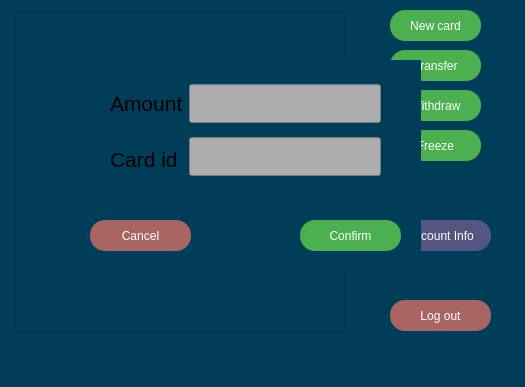
<?xml version="1.0" encoding="UTF-8"?>
<ui version="4.0">
 <class>DepositManager</class>
 <widget class="QMainWindow" name="DepositManager">
  <property name="geometry">
   <rect>
    <x>0</x>
    <y>0</y>
    <width>525</width>
    <height>387</height>
   </rect>
  </property>
  <property name="windowTitle">
   <string>MainWindow</string>
  </property>
  <property name="styleSheet">
   <string notr="true">background-color: rgb(0, 61, 89);</string>
  </property>
  <widget class="QWidget" name="centralwidget">
   <widget class="QPushButton" name="new_card_but">
    <property name="geometry">
     <rect>
      <x>390</x>
      <y>10</y>
      <width>101</width>
      <height>31</height>
     </rect>
    </property>
    <property name="font">
     <font>
      <pointsize>-1</pointsize>
      <underline>false</underline>
      <strikeout>false</strikeout>
     </font>
    </property>
    <property name="cursor">
     <cursorShape>PointingHandCursor</cursorShape>
    </property>
    <property name="styleSheet">
     <string notr="true">QPushButton {
  font-size: 12px;
  text-align: center;
  text-decoration: none;
  outline: none;
  color: #fff;
  background-color: #4CAF50;
  border: none;
  border-radius: 15px;
  margin-right: 10px;
}
QPushButton:hover{
 background-color: rgb(85, 195, 89);
}</string>
    </property>
    <property name="text">
     <string>New card</string>
    </property>
   </widget>
   <widget class="QPushButton" name="transfer_but">
    <property name="geometry">
     <rect>
      <x>390</x>
      <y>50</y>
      <width>101</width>
      <height>31</height>
     </rect>
    </property>
    <property name="font">
     <font>
      <pointsize>-1</pointsize>
      <underline>false</underline>
      <strikeout>false</strikeout>
     </font>
    </property>
    <property name="cursor">
     <cursorShape>PointingHandCursor</cursorShape>
    </property>
    <property name="styleSheet">
     <string notr="true">QPushButton {
  font-size: 12px;
  text-align: center;
  text-decoration: none;
  outline: none;
  color: #fff;
  background-color: #4CAF50;
  border: none;
  border-radius: 15px;
  margin-right: 10px;
}
QPushButton:hover{
 background-color: rgb(85, 195, 89);
}</string>
    </property>
    <property name="text">
     <string>Transfer</string>
    </property>
   </widget>
   <widget class="QPushButton" name="withdraw_but">
    <property name="geometry">
     <rect>
      <x>390</x>
      <y>90</y>
      <width>101</width>
      <height>31</height>
     </rect>
    </property>
    <property name="font">
     <font>
      <pointsize>-1</pointsize>
      <underline>false</underline>
      <strikeout>false</strikeout>
     </font>
    </property>
    <property name="cursor">
     <cursorShape>PointingHandCursor</cursorShape>
    </property>
    <property name="styleSheet">
     <string notr="true">QPushButton {
  font-size: 12px;
  text-align: center;
  text-decoration: none;
  outline: none;
  color: #fff;
  background-color: #4CAF50;
  border: none;
  border-radius: 15px;
  margin-right: 10px;
}
QPushButton:hover{
 background-color: rgb(85, 195, 89);
}</string>
    </property>
    <property name="text">
     <string>Withdraw</string>
    </property>
   </widget>
   <widget class="QPushButton" name="freeze_but">
    <property name="geometry">
     <rect>
      <x>390</x>
      <y>130</y>
      <width>101</width>
      <height>31</height>
     </rect>
    </property>
    <property name="font">
     <font>
      <pointsize>-1</pointsize>
      <underline>false</underline>
      <strikeout>false</strikeout>
     </font>
    </property>
    <property name="cursor">
     <cursorShape>PointingHandCursor</cursorShape>
    </property>
    <property name="styleSheet">
     <string notr="true">QPushButton {
  font-size: 12px;
  text-align: center;
  text-decoration: none;
  outline: none;
  color: #fff;
  background-color: #4CAF50;
  border: none;
  border-radius: 15px;
  margin-right: 10px;
}
QPushButton:hover{
 background-color: rgb(85, 195, 89);
}</string>
    </property>
    <property name="text">
     <string>Freeze</string>
    </property>
   </widget>
   <widget class="QPushButton" name="log_out_but">
    <property name="geometry">
     <rect>
      <x>390</x>
      <y>300</y>
      <width>101</width>
      <height>31</height>
     </rect>
    </property>
    <property name="font">
     <font>
      <pointsize>-1</pointsize>
      <underline>false</underline>
      <strikeout>false</strikeout>
     </font>
    </property>
    <property name="cursor">
     <cursorShape>PointingHandCursor</cursorShape>
    </property>
    <property name="styleSheet">
     <string notr="true">QPushButton {
  font-size: 12px;
  text-align: center;
  text-decoration: none;
  outline: none;
  color: #fff;
  background-color: rgb(170, 101, 99);
  border: none;
  border-radius: 15px;
}
QPushButton:hover{
 background-color: rgb(85, 195, 89);
}</string>
    </property>
    <property name="text">
     <string>Log out</string>
    </property>
   </widget>
   <widget class="QPushButton" name="info_but">
    <property name="geometry">
     <rect>
      <x>390</x>
      <y>220</y>
      <width>101</width>
      <height>31</height>
     </rect>
    </property>
    <property name="font">
     <font>
      <pointsize>-1</pointsize>
      <underline>false</underline>
      <strikeout>false</strikeout>
     </font>
    </property>
    <property name="cursor">
     <cursorShape>PointingHandCursor</cursorShape>
    </property>
    <property name="styleSheet">
     <string notr="true">QPushButton {
  font-size: 12px;
  text-align: center;
  text-decoration: none;
  outline: none;
  color: #fff;
  background-color: rgb(85, 85, 127);
  border: none;
  border-radius: 15px;
}
QPushButton:hover{
 background-color: rgb(85, 195, 89);
}</string>
    </property>
    <property name="text">
     <string>Account Info</string>
    </property>
   </widget>
   <widget class="QTableWidget" name="tableWidget">
    <property name="geometry">
     <rect>
      <x>15</x>
      <y>11</y>
      <width>331</width>
      <height>321</height>
     </rect>
    </property>
    <property name="palette">
     <palette>
      <active>
       <colorrole role="WindowText">
        <brush brushstyle="SolidPattern">
         <color alpha="255">
          <red>255</red>
          <green>255</green>
          <blue>255</blue>
         </color>
        </brush>
       </colorrole>
       <colorrole role="Button">
        <brush brushstyle="SolidPattern">
         <color alpha="255">
          <red>0</red>
          <green>61</green>
          <blue>89</blue>
         </color>
        </brush>
       </colorrole>
       <colorrole role="Light">
        <brush brushstyle="SolidPattern">
         <color alpha="255">
          <red>255</red>
          <green>255</green>
          <blue>255</blue>
         </color>
        </brush>
       </colorrole>
       <colorrole role="Midlight">
        <brush brushstyle="SolidPattern">
         <color alpha="255">
          <red>227</red>
          <green>227</green>
          <blue>227</blue>
         </color>
        </brush>
       </colorrole>
       <colorrole role="Dark">
        <brush brushstyle="SolidPattern">
         <color alpha="255">
          <red>31</red>
          <green>31</green>
          <blue>31</blue>
         </color>
        </brush>
       </colorrole>
       <colorrole role="Mid">
        <brush brushstyle="SolidPattern">
         <color alpha="255">
          <red>175</red>
          <green>175</green>
          <blue>175</blue>
         </color>
        </brush>
       </colorrole>
       <colorrole role="Text">
        <brush brushstyle="SolidPattern">
         <color alpha="255">
          <red>255</red>
          <green>255</green>
          <blue>255</blue>
         </color>
        </brush>
       </colorrole>
       <colorrole role="BrightText">
        <brush brushstyle="SolidPattern">
         <color alpha="255">
          <red>255</red>
          <green>51</green>
          <blue>51</blue>
         </color>
        </brush>
       </colorrole>
       <colorrole role="ButtonText">
        <brush brushstyle="SolidPattern">
         <color alpha="255">
          <red>255</red>
          <green>255</green>
          <blue>255</blue>
         </color>
        </brush>
       </colorrole>
       <colorrole role="Base">
        <brush brushstyle="SolidPattern">
         <color alpha="255">
          <red>0</red>
          <green>61</green>
          <blue>89</blue>
         </color>
        </brush>
       </colorrole>
       <colorrole role="Window">
        <brush brushstyle="SolidPattern">
         <color alpha="255">
          <red>0</red>
          <green>61</green>
          <blue>89</blue>
         </color>
        </brush>
       </colorrole>
       <colorrole role="Shadow">
        <brush brushstyle="SolidPattern">
         <color alpha="255">
          <red>105</red>
          <green>105</green>
          <blue>105</blue>
         </color>
        </brush>
       </colorrole>
       <colorrole role="Highlight">
        <brush brushstyle="SolidPattern">
         <color alpha="170">
          <red>0</red>
          <green>0</green>
          <blue>0</blue>
         </color>
        </brush>
       </colorrole>
       <colorrole role="HighlightedText">
        <brush brushstyle="SolidPattern">
         <color alpha="255">
          <red>255</red>
          <green>255</green>
          <blue>255</blue>
         </color>
        </brush>
       </colorrole>
       <colorrole role="Link">
        <brush brushstyle="SolidPattern">
         <color alpha="255">
          <red>0</red>
          <green>122</green>
          <blue>244</blue>
         </color>
        </brush>
       </colorrole>
       <colorrole role="LinkVisited">
        <brush brushstyle="SolidPattern">
         <color alpha="255">
          <red>165</red>
          <green>122</green>
          <blue>255</blue>
         </color>
        </brush>
       </colorrole>
       <colorrole role="AlternateBase">
        <brush brushstyle="SolidPattern">
         <color alpha="255">
          <red>53</red>
          <green>54</green>
          <blue>55</blue>
         </color>
        </brush>
       </colorrole>
       <colorrole role="NoRole">
        <brush brushstyle="SolidPattern">
         <color alpha="255">
          <red>0</red>
          <green>0</green>
          <blue>0</blue>
         </color>
        </brush>
       </colorrole>
       <colorrole role="ToolTipBase">
        <brush brushstyle="SolidPattern">
         <color alpha="255">
          <red>17</red>
          <green>17</green>
          <blue>17</blue>
         </color>
        </brush>
       </colorrole>
       <colorrole role="ToolTipText">
        <brush brushstyle="SolidPattern">
         <color alpha="255">
          <red>218</red>
          <green>218</green>
          <blue>218</blue>
         </color>
        </brush>
       </colorrole>
       <colorrole role="PlaceholderText">
        <brush brushstyle="SolidPattern">
         <color alpha="255">
          <red>255</red>
          <green>255</green>
          <blue>255</blue>
         </color>
        </brush>
       </colorrole>
      </active>
      <inactive>
       <colorrole role="WindowText">
        <brush brushstyle="SolidPattern">
         <color alpha="255">
          <red>255</red>
          <green>255</green>
          <blue>255</blue>
         </color>
        </brush>
       </colorrole>
       <colorrole role="Button">
        <brush brushstyle="SolidPattern">
         <color alpha="255">
          <red>0</red>
          <green>61</green>
          <blue>89</blue>
         </color>
        </brush>
       </colorrole>
       <colorrole role="Light">
        <brush brushstyle="SolidPattern">
         <color alpha="255">
          <red>255</red>
          <green>255</green>
          <blue>255</blue>
         </color>
        </brush>
       </colorrole>
       <colorrole role="Midlight">
        <brush brushstyle="SolidPattern">
         <color alpha="255">
          <red>227</red>
          <green>227</green>
          <blue>227</blue>
         </color>
        </brush>
       </colorrole>
       <colorrole role="Dark">
        <brush brushstyle="SolidPattern">
         <color alpha="255">
          <red>31</red>
          <green>31</green>
          <blue>31</blue>
         </color>
        </brush>
       </colorrole>
       <colorrole role="Mid">
        <brush brushstyle="SolidPattern">
         <color alpha="255">
          <red>175</red>
          <green>175</green>
          <blue>175</blue>
         </color>
        </brush>
       </colorrole>
       <colorrole role="Text">
        <brush brushstyle="SolidPattern">
         <color alpha="255">
          <red>255</red>
          <green>255</green>
          <blue>255</blue>
         </color>
        </brush>
       </colorrole>
       <colorrole role="BrightText">
        <brush brushstyle="SolidPattern">
         <color alpha="255">
          <red>255</red>
          <green>51</green>
          <blue>51</blue>
         </color>
        </brush>
       </colorrole>
       <colorrole role="ButtonText">
        <brush brushstyle="SolidPattern">
         <color alpha="255">
          <red>255</red>
          <green>255</green>
          <blue>255</blue>
         </color>
        </brush>
       </colorrole>
       <colorrole role="Base">
        <brush brushstyle="SolidPattern">
         <color alpha="255">
          <red>0</red>
          <green>61</green>
          <blue>89</blue>
         </color>
        </brush>
       </colorrole>
       <colorrole role="Window">
        <brush brushstyle="SolidPattern">
         <color alpha="255">
          <red>0</red>
          <green>61</green>
          <blue>89</blue>
         </color>
        </brush>
       </colorrole>
       <colorrole role="Shadow">
        <brush brushstyle="SolidPattern">
         <color alpha="255">
          <red>105</red>
          <green>105</green>
          <blue>105</blue>
         </color>
        </brush>
       </colorrole>
       <colorrole role="Highlight">
        <brush brushstyle="SolidPattern">
         <color alpha="170">
          <red>31</red>
          <green>117</green>
          <blue>204</blue>
         </color>
        </brush>
       </colorrole>
       <colorrole role="HighlightedText">
        <brush brushstyle="SolidPattern">
         <color alpha="255">
          <red>255</red>
          <green>255</green>
          <blue>255</blue>
         </color>
        </brush>
       </colorrole>
       <colorrole role="Link">
        <brush brushstyle="SolidPattern">
         <color alpha="255">
          <red>0</red>
          <green>122</green>
          <blue>244</blue>
         </color>
        </brush>
       </colorrole>
       <colorrole role="LinkVisited">
        <brush brushstyle="SolidPattern">
         <color alpha="255">
          <red>165</red>
          <green>122</green>
          <blue>255</blue>
         </color>
        </brush>
       </colorrole>
       <colorrole role="AlternateBase">
        <brush brushstyle="SolidPattern">
         <color alpha="255">
          <red>53</red>
          <green>54</green>
          <blue>55</blue>
         </color>
        </brush>
       </colorrole>
       <colorrole role="NoRole">
        <brush brushstyle="NoBrush">
         <color alpha="255">
          <red>0</red>
          <green>0</green>
          <blue>0</blue>
         </color>
        </brush>
       </colorrole>
       <colorrole role="ToolTipBase">
        <brush brushstyle="SolidPattern">
         <color alpha="255">
          <red>17</red>
          <green>17</green>
          <blue>17</blue>
         </color>
        </brush>
       </colorrole>
       <colorrole role="ToolTipText">
        <brush brushstyle="SolidPattern">
         <color alpha="255">
          <red>218</red>
          <green>218</green>
          <blue>218</blue>
         </color>
        </brush>
       </colorrole>
       <colorrole role="PlaceholderText">
        <brush brushstyle="SolidPattern">
         <color alpha="255">
          <red>255</red>
          <green>255</green>
          <blue>255</blue>
         </color>
        </brush>
       </colorrole>
      </inactive>
      <disabled>
       <colorrole role="WindowText">
        <brush brushstyle="SolidPattern">
         <color alpha="255">
          <red>255</red>
          <green>255</green>
          <blue>255</blue>
         </color>
        </brush>
       </colorrole>
       <colorrole role="Button">
        <brush brushstyle="SolidPattern">
         <color alpha="255">
          <red>0</red>
          <green>61</green>
          <blue>89</blue>
         </color>
        </brush>
       </colorrole>
       <colorrole role="Light">
        <brush brushstyle="SolidPattern">
         <color alpha="255">
          <red>255</red>
          <green>255</green>
          <blue>255</blue>
         </color>
        </brush>
       </colorrole>
       <colorrole role="Midlight">
        <brush brushstyle="SolidPattern">
         <color alpha="255">
          <red>247</red>
          <green>247</green>
          <blue>247</blue>
         </color>
        </brush>
       </colorrole>
       <colorrole role="Dark">
        <brush brushstyle="SolidPattern">
         <color alpha="255">
          <red>31</red>
          <green>31</green>
          <blue>31</blue>
         </color>
        </brush>
       </colorrole>
       <colorrole role="Mid">
        <brush brushstyle="SolidPattern">
         <color alpha="255">
          <red>175</red>
          <green>175</green>
          <blue>175</blue>
         </color>
        </brush>
       </colorrole>
       <colorrole role="Text">
        <brush brushstyle="SolidPattern">
         <color alpha="255">
          <red>255</red>
          <green>255</green>
          <blue>255</blue>
         </color>
        </brush>
       </colorrole>
       <colorrole role="BrightText">
        <brush brushstyle="SolidPattern">
         <color alpha="255">
          <red>255</red>
          <green>51</green>
          <blue>51</blue>
         </color>
        </brush>
       </colorrole>
       <colorrole role="ButtonText">
        <brush brushstyle="SolidPattern">
         <color alpha="255">
          <red>255</red>
          <green>255</green>
          <blue>255</blue>
         </color>
        </brush>
       </colorrole>
       <colorrole role="Base">
        <brush brushstyle="SolidPattern">
         <color alpha="255">
          <red>0</red>
          <green>61</green>
          <blue>89</blue>
         </color>
        </brush>
       </colorrole>
       <colorrole role="Window">
        <brush brushstyle="SolidPattern">
         <color alpha="255">
          <red>0</red>
          <green>61</green>
          <blue>89</blue>
         </color>
        </brush>
       </colorrole>
       <colorrole role="Shadow">
        <brush brushstyle="SolidPattern">
         <color alpha="255">
          <red>0</red>
          <green>0</green>
          <blue>0</blue>
         </color>
        </brush>
       </colorrole>
       <colorrole role="Highlight">
        <brush brushstyle="SolidPattern">
         <color alpha="170">
          <red>31</red>
          <green>117</green>
          <blue>204</blue>
         </color>
        </brush>
       </colorrole>
       <colorrole role="HighlightedText">
        <brush brushstyle="SolidPattern">
         <color alpha="255">
          <red>255</red>
          <green>255</green>
          <blue>255</blue>
         </color>
        </brush>
       </colorrole>
       <colorrole role="Link">
        <brush brushstyle="SolidPattern">
         <color alpha="255">
          <red>0</red>
          <green>122</green>
          <blue>244</blue>
         </color>
        </brush>
       </colorrole>
       <colorrole role="LinkVisited">
        <brush brushstyle="SolidPattern">
         <color alpha="255">
          <red>165</red>
          <green>122</green>
          <blue>255</blue>
         </color>
        </brush>
       </colorrole>
       <colorrole role="AlternateBase">
        <brush brushstyle="SolidPattern">
         <color alpha="255">
          <red>53</red>
          <green>54</green>
          <blue>55</blue>
         </color>
        </brush>
       </colorrole>
       <colorrole role="NoRole">
        <brush brushstyle="NoBrush">
         <color alpha="255">
          <red>0</red>
          <green>0</green>
          <blue>0</blue>
         </color>
        </brush>
       </colorrole>
       <colorrole role="ToolTipBase">
        <brush brushstyle="SolidPattern">
         <color alpha="255">
          <red>17</red>
          <green>17</green>
          <blue>17</blue>
         </color>
        </brush>
       </colorrole>
       <colorrole role="ToolTipText">
        <brush brushstyle="SolidPattern">
         <color alpha="255">
          <red>218</red>
          <green>218</green>
          <blue>218</blue>
         </color>
        </brush>
       </colorrole>
       <colorrole role="PlaceholderText">
        <brush brushstyle="SolidPattern">
         <color alpha="255">
          <red>255</red>
          <green>255</green>
          <blue>255</blue>
         </color>
        </brush>
       </colorrole>
      </disabled>
     </palette>
    </property>
    <property name="font">
     <font>
      <pointsize>14</pointsize>
     </font>
    </property>
    <property name="styleSheet">
     <string notr="true">color: rgb(255, 255, 255);
gridline-color: rgb(255, 255, 255);</string>
    </property>
    <property name="editTriggers">
     <set>QAbstractItemView::NoEditTriggers</set>
    </property>
    <property name="showGrid">
     <bool>true</bool>
    </property>
    <attribute name="horizontalHeaderVisible">
     <bool>false</bool>
    </attribute>
    <attribute name="verticalHeaderVisible">
     <bool>false</bool>
    </attribute>
   </widget>
   <widget class="QWidget" name="transfer_widget" native="true">
    <property name="geometry">
     <rect>
      <x>70</x>
      <y>60</y>
      <width>351</width>
      <height>211</height>
     </rect>
    </property>
    <widget class="QPushButton" name="confirm_but">
     <property name="geometry">
      <rect>
       <x>230</x>
       <y>160</y>
       <width>101</width>
       <height>31</height>
      </rect>
     </property>
     <property name="font">
      <font>
       <pointsize>-1</pointsize>
       <underline>false</underline>
       <strikeout>false</strikeout>
      </font>
     </property>
     <property name="cursor">
      <cursorShape>PointingHandCursor</cursorShape>
     </property>
     <property name="styleSheet">
      <string notr="true">QPushButton {
  font-size: 12px;
  text-align: center;
  text-decoration: none;
  outline: none;
  color: #fff;
  background-color: #4CAF50;
  border: none;
  border-radius: 15px;
}
QPushButton:hover{
 background-color: rgb(85, 195, 89);
}</string>
     </property>
     <property name="text">
      <string>Confirm</string>
     </property>
    </widget>
    <widget class="QWidget" name="layoutWidget">
     <property name="geometry">
      <rect>
       <x>40</x>
       <y>20</y>
       <width>271</width>
       <height>102</height>
      </rect>
     </property>
     <layout class="QHBoxLayout" name="horizontalLayout_2">
      <item>
       <layout class="QVBoxLayout" name="verticalLayout_3">
        <property name="spacing">
         <number>10</number>
        </property>
        <item>
         <widget class="QLabel" name="amount_label">
          <property name="font">
           <font>
            <pointsize>16</pointsize>
           </font>
          </property>
          <property name="text">
           <string>Amount</string>
          </property>
         </widget>
        </item>
        <item>
         <widget class="QLabel" name="id_label">
          <property name="font">
           <font>
            <pointsize>16</pointsize>
           </font>
          </property>
          <property name="text">
           <string>Card id</string>
          </property>
         </widget>
        </item>
       </layout>
      </item>
      <item>
       <layout class="QVBoxLayout" name="verticalLayout_4">
        <property name="spacing">
         <number>10</number>
        </property>
        <item>
         <widget class="QLineEdit" name="amount_line">
          <property name="font">
           <font>
            <pointsize>20</pointsize>
           </font>
          </property>
          <property name="styleSheet">
           <string notr="true">border-color: rgb(0, 0, 0);
background-color: rgb(173, 173, 173);
color: rgb(0, 0, 0);</string>
          </property>
          <property name="text">
           <string/>
          </property>
         </widget>
        </item>
        <item>
         <widget class="QLineEdit" name="id_line">
          <property name="font">
           <font>
            <pointsize>20</pointsize>
           </font>
          </property>
          <property name="styleSheet">
           <string notr="true">border-color: rgb(0, 0, 0);
background-color: rgb(173, 173, 173);
color: rgb(0, 0, 0);</string>
          </property>
          <property name="text">
           <string/>
          </property>
         </widget>
        </item>
       </layout>
      </item>
     </layout>
    </widget>
    <widget class="QPushButton" name="cancel_but">
     <property name="geometry">
      <rect>
       <x>20</x>
       <y>160</y>
       <width>101</width>
       <height>31</height>
      </rect>
     </property>
     <property name="font">
      <font>
       <pointsize>-1</pointsize>
       <underline>false</underline>
       <strikeout>false</strikeout>
      </font>
     </property>
     <property name="cursor">
      <cursorShape>PointingHandCursor</cursorShape>
     </property>
     <property name="styleSheet">
      <string notr="true">QPushButton {
  font-size: 12px;
  text-align: center;
  text-decoration: none;
  outline: none;
  color: #fff;
  background-color: rgb(170, 101, 99);
  border: none;
  border-radius: 15px;
}
QPushButton:hover{
 background-color: rgb(85, 195, 89);
}</string>
     </property>
     <property name="text">
      <string>Cancel</string>
     </property>
    </widget>
   </widget>
  </widget>
  <widget class="QMenuBar" name="menubar">
   <property name="geometry">
    <rect>
     <x>0</x>
     <y>0</y>
     <width>525</width>
     <height>17</height>
    </rect>
   </property>
  </widget>
  <widget class="QStatusBar" name="statusbar"/>
 </widget>
 <resources/>
 <connections/>
</ui>
